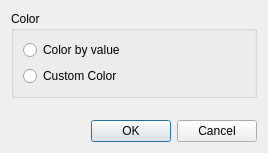
<?xml version="1.0" encoding="UTF-8"?>
<ui version="4.0">
 <class>GeoDataPolyDataGroupColorSettingDialog</class>
 <widget class="QDialog" name="GeoDataPolyDataGroupColorSettingDialog">
  <property name="geometry">
   <rect>
    <x>0</x>
    <y>0</y>
    <width>268</width>
    <height>153</height>
   </rect>
  </property>
  <property name="windowTitle">
   <string>PolyData Color Setting</string>
  </property>
  <layout class="QVBoxLayout" name="verticalLayout_2">
   <item>
    <widget class="QGroupBox" name="colorGroupBox">
     <property name="title">
      <string>Color</string>
     </property>
     <layout class="QVBoxLayout" name="verticalLayout">
      <item>
       <widget class="QRadioButton" name="byValueRadioButton">
        <property name="locale">
         <locale language="English" country="UnitedStates"/>
        </property>
        <property name="text">
         <string>Color by value</string>
        </property>
       </widget>
      </item>
      <item>
       <layout class="QHBoxLayout" name="horizontalLayout">
        <item>
         <widget class="QRadioButton" name="arbitraryRadioButton">
          <property name="text">
           <string>Custom Color</string>
          </property>
         </widget>
        </item>
        <item>
         <widget class="ColorEditWidget" name="colorEditWidget">
          <property name="minimumSize">
           <size>
            <width>50</width>
            <height>0</height>
           </size>
          </property>
         </widget>
        </item>
        <item>
         <spacer name="horizontalSpacer">
          <property name="orientation">
           <enum>Qt::Horizontal</enum>
          </property>
          <property name="sizeHint" stdset="0">
           <size>
            <width>40</width>
            <height>20</height>
           </size>
          </property>
         </spacer>
        </item>
       </layout>
      </item>
     </layout>
    </widget>
   </item>
   <item>
    <widget class="TransparencyWidget" name="transparencyWidget" native="true"/>
   </item>
   <item>
    <spacer name="verticalSpacer">
     <property name="orientation">
      <enum>Qt::Vertical</enum>
     </property>
     <property name="sizeHint" stdset="0">
      <size>
       <width>20</width>
       <height>0</height>
      </size>
     </property>
    </spacer>
   </item>
   <item>
    <widget class="QDialogButtonBox" name="buttonBox">
     <property name="orientation">
      <enum>Qt::Horizontal</enum>
     </property>
     <property name="standardButtons">
      <set>QDialogButtonBox::Cancel|QDialogButtonBox::Ok</set>
     </property>
    </widget>
   </item>
  </layout>
 </widget>
 <customwidgets>
  <customwidget>
   <class>ColorEditWidget</class>
   <extends>QLabel</extends>
   <header>guibase/widget/coloreditwidget.h</header>
   <container>1</container>
  </customwidget>
  <customwidget>
   <class>TransparencyWidget</class>
   <extends>QWidget</extends>
   <header>guibase/widget/transparencywidget.h</header>
   <container>1</container>
  </customwidget>
 </customwidgets>
 <resources/>
 <connections>
  <connection>
   <sender>buttonBox</sender>
   <signal>accepted()</signal>
   <receiver>GeoDataPolyDataGroupColorSettingDialog</receiver>
   <slot>accept()</slot>
   <hints>
    <hint type="sourcelabel">
     <x>248</x>
     <y>254</y>
    </hint>
    <hint type="destinationlabel">
     <x>157</x>
     <y>274</y>
    </hint>
   </hints>
  </connection>
  <connection>
   <sender>buttonBox</sender>
   <signal>rejected()</signal>
   <receiver>GeoDataPolyDataGroupColorSettingDialog</receiver>
   <slot>reject()</slot>
   <hints>
    <hint type="sourcelabel">
     <x>316</x>
     <y>260</y>
    </hint>
    <hint type="destinationlabel">
     <x>286</x>
     <y>274</y>
    </hint>
   </hints>
  </connection>
 </connections>
</ui>
